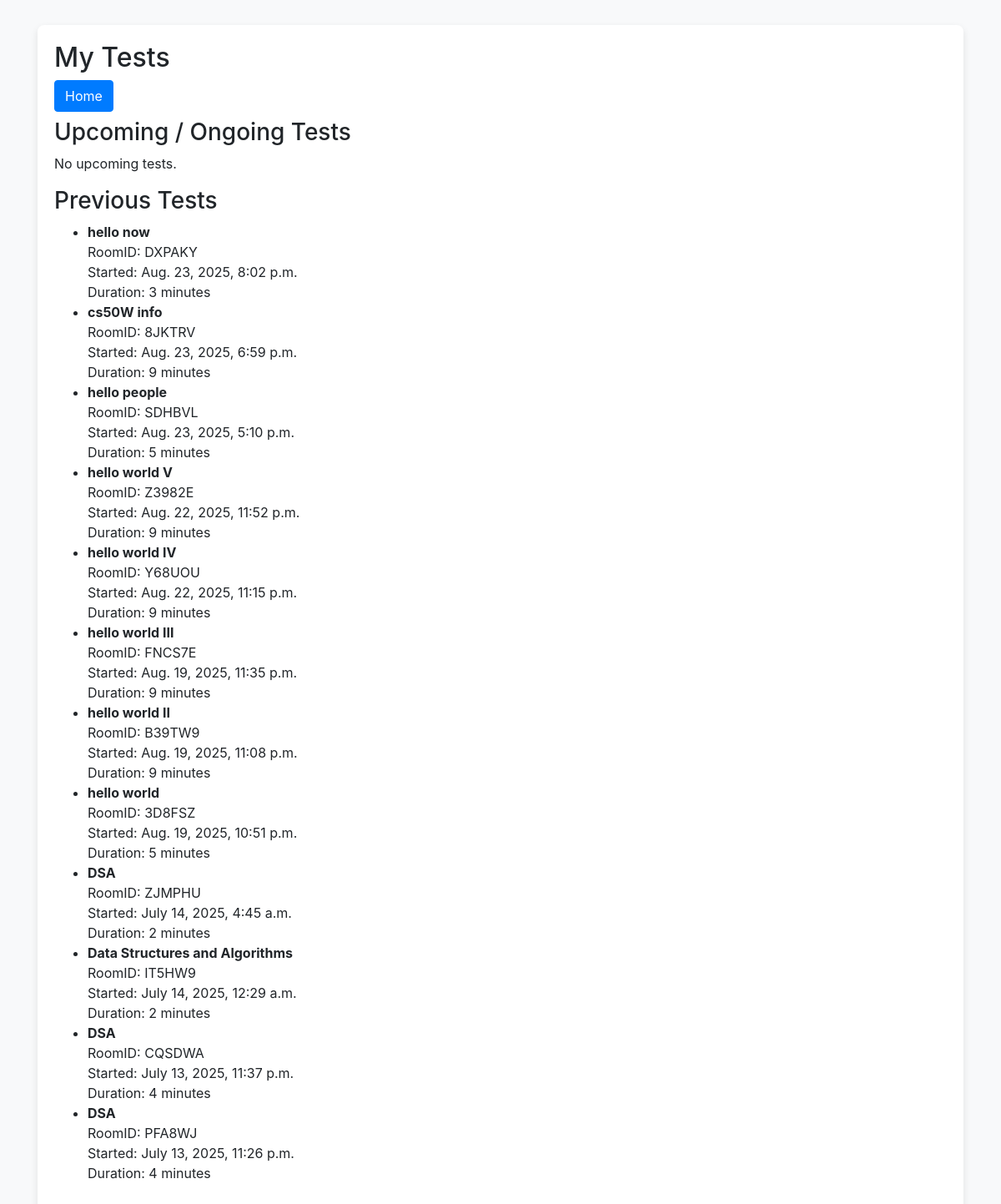
The app's page /my_tests (signed in) with its own data.
### quizApp/models.py (models this page shows, shortened)
class Test(models.Model):
    teacher = models.ForeignKey(User,on_delete=models.CASCADE,limit_choices_to={'user_type':'Teacher'})
    title = models.CharField(max_length=100)
    room_id = models.CharField(max_length=20,unique=True,blank=True)
    allowed_students = models.ManyToManyField(User,related_name="assigned_tests",blank=True,
                                              limit_choices_to={'user_type': 'Student'})
    start_time=models.DateTimeField()
    duration_minutes=models.PositiveIntegerField()
    created_at = models.DateTimeField(auto_now_add=True)

### quizApp/views.py (the view)
# urls.py: path("my_tests",views.my_tests,name="my_tests"),
def my_tests(request):
    if not request.user.is_authenticated or request.user.user_type !="Student":
        return HttpResponseRedirect(reverse("login"))
    now = timezone.now()
    tests = Test.objects.filter(allowed_students=request.user).order_by("-start_time")
    upcoming_tests = []
    previous_tests = []
    for test in tests:
        end_time = test.start_time + timezone.timedelta(minutes=test.duration_minutes)
        if end_time >= now:
            if not StudentTest.objects.filter(student=request.user, test=test).exists():
                upcoming_tests.append(test)
            else:
                previous_tests.append(test)
        else:
            previous_tests.append(test)
    return render(request, "quizApp/my_tests.html", {
            "upcoming_tests": upcoming_tests,
            "previous_tests": previous_tests,
        })

### quizApp/templates/quizApp/my_tests.html
{% extends 'quizApp/layout.html' %}
{% block body %}
<h2>My Tests</h2>
<a href="{% url 'index' %}" class="btn btn-primary mb-2">Home</a>
<h3>Upcoming / Ongoing Tests</h3>
{% if upcoming_tests %}
  <ul>
    {% for test in upcoming_tests %}
      <li>
        <strong>{{ test.title }}</strong> <br>
        RoomID: {{ test.room_id }} <br>
        Starts: {{ test.start_time }} <br>
        Duration: {{ test.duration_minutes }} minutes
      </li>
    {% endfor %}
  </ul>
{% else %}
  <p>No upcoming tests.</p>
{% endif %}
<h3>Previous Tests</h3>
{% if previous_tests %}
  <ul>
    {% for test in previous_tests %}
      <li>
        <strong>{{ test.title }}</strong> <br>
        RoomID: {{ test.room_id }} <br>
        Started: {{ test.start_time }} <br>
        Duration: {{ test.duration_minutes }} minutes
      </li>
    {% endfor %}
  </ul>
{% else %}
  <p>No previous tests.</p>
{% endif %}
{% endblock %}

### quizApp/templates/quizApp/layout.html (style rules this page uses)
body { background-color: #f8f9fa; }

### records on screen
Test: title "hello now", room_id "DXPAKY", start_time "Aug. 23, 2025, 8:02 p.m.", duration_minutes "3"
Test: title "cs50W info", room_id "8JKTRV", start_time "Aug. 23, 2025, 6:59 p.m.", duration_minutes "9"
Test: title "hello people", room_id "SDHBVL", start_time "Aug. 23, 2025, 5:10 p.m.", duration_minutes "5"
Test: title "hello world V", room_id "Z3982E", start_time "Aug. 22, 2025, 11:52 p.m.", duration_minutes "9"
Test: title "hello world IV", room_id "Y68UOU", start_time "Aug. 22, 2025, 11:15 p.m.", duration_minutes "9"
Test: title "hello world III", room_id "FNCS7E", start_time "Aug. 19, 2025, 11:35 p.m.", duration_minutes "9"
Test: title "hello world II", room_id "B39TW9", start_time "Aug. 19, 2025, 11:08 p.m.", duration_minutes "9"
Test: title "hello world", room_id "3D8FSZ", start_time "Aug. 19, 2025, 10:51 p.m.", duration_minutes "5"
Test: title "DSA", room_id "ZJMPHU", start_time "July 14, 2025, 4:45 a.m.", duration_minutes "2"
Test: title "Data Structures and Algorithms", room_id "IT5HW9", start_time "July 14, 2025, 12:29 a.m.", duration_minutes "2"
Test: title "DSA", room_id "CQSDWA", start_time "July 13, 2025, 11:37 p.m.", duration_minutes "4"
Test: title "DSA", room_id "PFA8WJ", start_time "July 13, 2025, 11:26 p.m.", duration_minutes "4"
